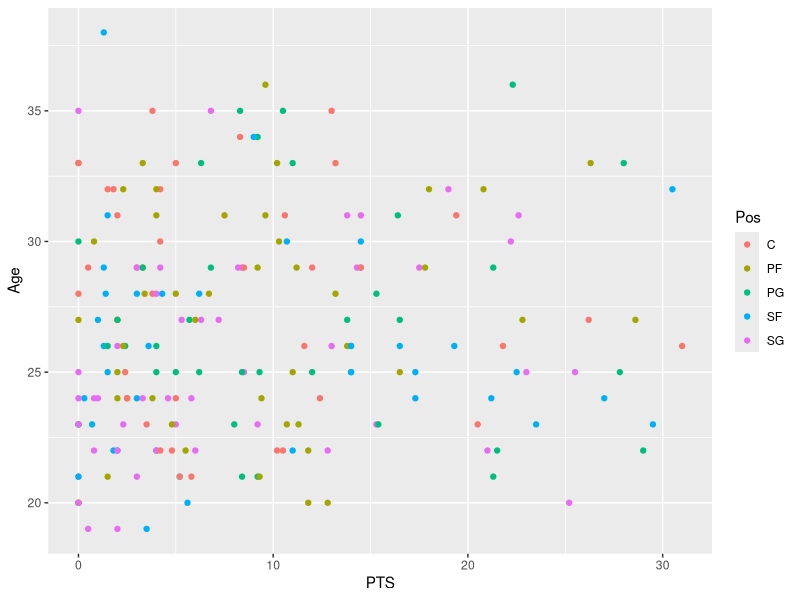
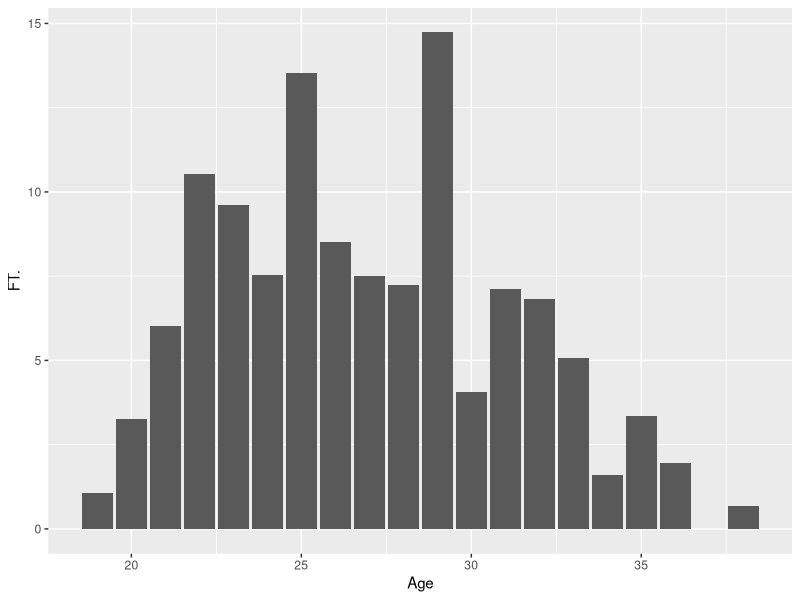
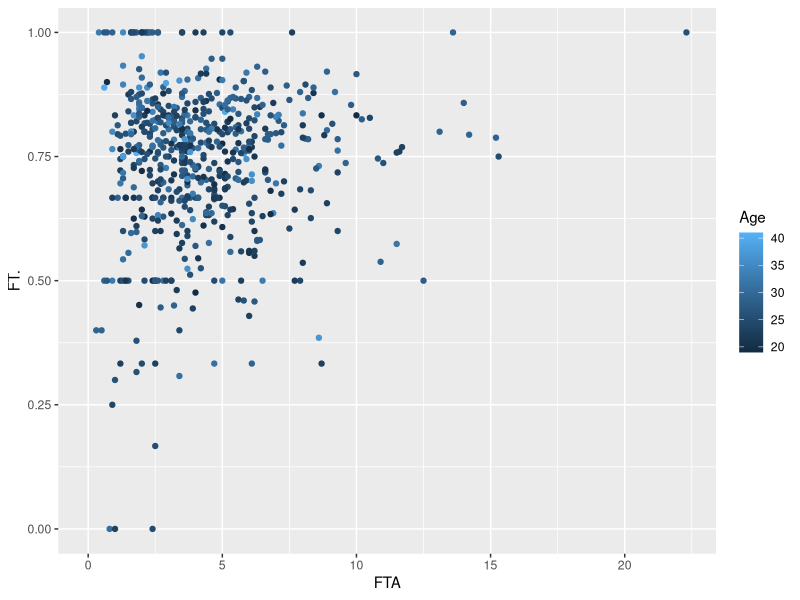

Write R code to recreate these figures, in order.
library(ggplot2)
library(dplyr)
library(stringr)

data1 <- read.csv("nba3_2021_22_corrections.csv")
data2 <- read.csv("NBA_2018_per_poss.csv")
data3 <- read.csv("2021-2022 NBA Player Stats - Playoffz.csv")

plot1 <- ggplot(data = data3) + geom_point(mapping = aes(x = PTS, y = Age, color = Pos ))
plot1

plot2 <- ggplot(data = data3) + geom_col(mapping = aes(x = Age, y = FT.))
plot2

plot3 <- ggplot(data = data2) + geom_point(mapping = aes(x = FTA, y = FT., color = Age))
plot3